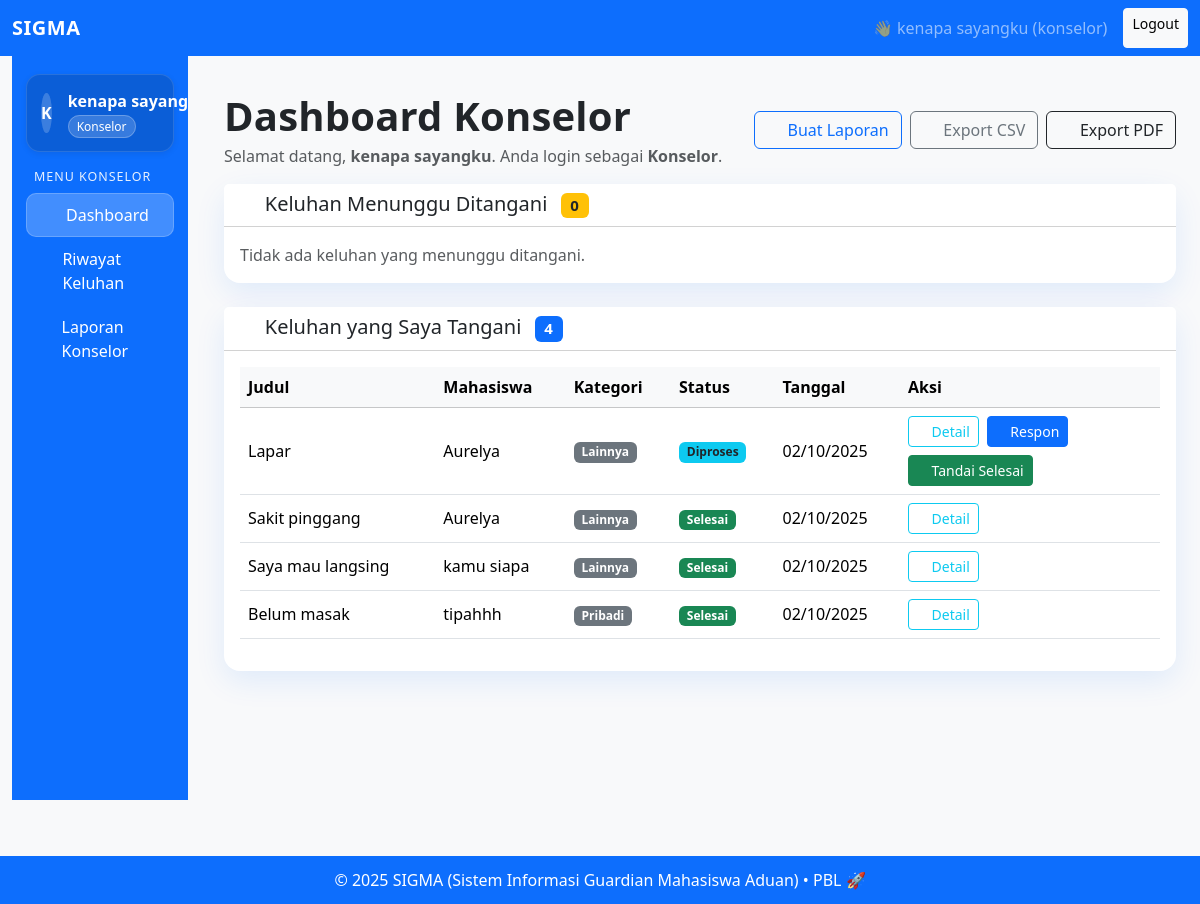
Screenshot of /dashboard_konselor (signed in) with the database file from the repository.
### app.py (models this page shows, shortened)
class User(db.Model):
    id = db.Column(db.Integer, primary_key=True)
    username = db.Column(db.String(150), unique=True, nullable=False)   # pola sesuai peran
    password_hash = db.Column(db.String(200), nullable=False)
    role = db.Column(db.String(50), nullable=False)                     # mahasiswa | konselor | admin
    keluhan = db.relationship("Keluhan", backref="mahasiswa", foreign_keys="Keluhan.mahasiswa_id")
    tangani = db.relationship("Keluhan", backref="konselor", foreign_keys="Keluhan.konselor_id")
    respon = db.relationship("Respon", backref="konselor", lazy=True)

class Keluhan(db.Model):
    id = db.Column(db.Integer, primary_key=True)
    judul = db.Column(db.String(200), nullable=False)
    kategori = db.Column(db.String(100), nullable=False)
    deskripsi = db.Column(HybridEncryptedText, nullable=False)
    status = db.Column(db.String(50), default="Menunggu")
    tanggal_dibuat = db.Column(db.DateTime, default=datetime.utcnow)
    tanggal_direspon = db.Column(db.DateTime)
    mahasiswa_id = db.Column(db.Integer, db.ForeignKey("user.id"), nullable=False)
    konselor_id = db.Column(db.Integer, db.ForeignKey("user.id"))
    respon = db.relationship("Respon", backref="keluhan", lazy=True, order_by="Respon.tanggal_respon.asc()")

### app.py (the view)
@app.route("/dashboard_konselor")
def dashboard_konselor():
    if "user_id" not in session or session.get("role") != "konselor":
        return redirect(url_for("login"))
    konselor = User.query.get(session["user_id"])
    keluhan_menunggu = (Keluhan.query
                        .filter_by(status="Menunggu")
                        .order_by(Keluhan.tanggal_dibuat.desc())
                        .all())
    keluhan_saya = (Keluhan.query
                    .filter(Keluhan.konselor_id == konselor.id)
                    .order_by(Keluhan.tanggal_dibuat.desc())
                    .all())
    return render_template("dashboard_konselor.html",
        konselor=konselor,
        keluhan_menunggu=keluhan_menunggu,
        keluhan_saya=keluhan_saya
    )

### app.py (called while the page is built, shortened)
def _decrypt_value(db_value: str) -> str:
    if db_value is None:
        return None
    if not ENCRYPTION_OK:
        try:
            blob = json.loads(db_value)
            if isinstance(blob, dict) and "ct" in blob and "wk" in blob:
                return "[data terenkripsi]"
        except Exception:
            pass
        return db_value

@app.before_request
def load_current_user():
    g.current_user = None
    if "user_id" in session:
        g.current_user = User.query.get(session["user_id"])

@app.context_processor
def inject_user():
    return dict(current_user=g.current_user, csrf_token=generate_csrf)

    def process_result_value(self, value, dialect):
        return _decrypt_value(value)

### templates/dashboard_konselor.html (shortened to what this page needs)
{% extends "base.html" %}
{% block content %}
<div class="container mt-3">
  <div class="d-flex flex-column flex-md-row align-items-md-center justify-content-between mb-3 gap-2">
    <div>
      <h1 class="section-title mb-1">Dashboard Konselor</h1>
      <div class="text-muted">
        Selamat datang, <strong>{{ (konselor.username if konselor else '-')|e }}</strong>. Anda login sebagai <strong>Konselor</strong>.
      </div>
    </div>
    <div class="d-flex gap-2">
      <a href="{{ url_for('laporan_konselor') }}" class="btn btn-outline-primary">
        <i class="fa-solid fa-file-lines me-1"></i> Buat Laporan
      </a>
      <a href="{{ url_for('laporan_konselor_export') }}" class="btn btn-outline-secondary">
        <i class="fa-solid fa-file-csv me-1"></i> Export CSV
      </a>
      <a href="{{ url_for('laporan_konselor_pdf') }}" class="btn btn-outline-dark">
        <i class="fa-regular fa-file-pdf me-1"></i> Export PDF
      </a>
    </div>
  </div>
  <div class="card card-elev mb-4">
    <div class="card-header bg-white">
      <h5 class="mb-0">
        <i class="fa-solid fa-clock me-1"></i>
        Keluhan Menunggu Ditangani
        <span class="badge bg-warning text-dark ms-2">{{ keluhan_menunggu|length if keluhan_menunggu else 0 }}</span>
      </h5>
    </div>
    <div class="card-body">
      {% if keluhan_menunggu %}
        <div class="row">
          {% for kel in keluhan_menunggu %}
            <div class="col-md-6 mb-3">
              <div class="card card-warn h-100">
                <div class="card-header d-flex justify-content-between align-items-center bg-white">
                  <h6 class="mb-0 text-truncate" title="{{ kel.judul|e }}">{{ kel.judul|e }}</h6>
                  <span class="k-chip bg-warning-subtle border text-dark">{{ (kel.kategori or '-')|e }}</span>
                </div>
                <div class="card-body">
                  <p class="mb-1"><strong>Mahasiswa:</strong> {{ (kel.mahasiswa.username if kel.mahasiswa else '-')|e }}</p>
                  <p class="mb-2">
                    <strong>Tanggal:</strong>
                    {% if kel.tanggal_dibuat %}{{ kel.tanggal_dibuat.strftime('%d %B %Y, %H:%M') }}{% else %}-{% endif %}
                  </p>
                  <p class="text-secondary small mb-3">
                    {{ (kel.deskripsi or '')[:120]|e }}{% if kel.deskripsi and kel.deskripsi|length > 120 %}...{% endif %}
                  </p>
                  <div class="d-flex gap-2">
                    <a href="{{ url_for('detail_keluhan', keluhan_id=kel.id) }}" class="btn btn-sm btn-outline-info">
                      <i class="fa-solid fa-eye"></i> Detail
                    </a>
                    <form method="POST" action="{{ url_for('tangani_keluhan', keluhan_id=kel.id) }}" class="d-inline">
                      <input type="hidden" name="csrf_token" value="{{ csrf_token() }}">
                      <button type="submit" class="btn btn-sm btn-primary">
                        <i class="fa-solid fa-hand"></i> Tangani
                      </button>
                    </form>
                  </div>
                </div>
              </div>
            </div>
          {% endfor %}
        </div>
      {% else %}
        <p class="text-muted mb-0">Tidak ada keluhan yang menunggu ditangani.</p>
      {% endif %}
    </div>
  </div>
  <div class="card card-elev">
    <div class="card-header bg-white">
      <h5 class="mb-0">
        <i class="fa-solid fa-briefcase me-1"></i>
        Keluhan yang Saya Tangani
        <span class="badge bg-primary ms-2">{{ keluhan_saya|length if keluhan_saya else 0 }}</span>
      </h5>
    </div>
    <div class="card-body">
      {% if keluhan_saya %}
        <div class="table-responsive">
          <table class="table align-middle">
            <thead class="table-light">
              <tr>
                <th>Judul</th>
                <th>Mahasiswa</th>
                <th>Kategori</th>
                <th>Status</th>
                <th>Tanggal</th>
                <th style="width: 260px;">Aksi</th>
              </tr>
            </thead>
            <tbody>
              {% for kel in keluhan_saya %}
                <tr>
                  <td class="text-truncate" style="max-width: 260px;" title="{{ kel.judul|e }}">{{ kel.judul|e }}</td>
                  <td>{{ (kel.mahasiswa.username if kel.mahasiswa else '-')|e }}</td>
                  <td><span class="badge bg-secondary">{{ (kel.kategori or '-')|e }}</span></td>
                  <td>
                    {% if kel.status == 'Diproses' %}
                      <span class="badge bg-info text-dark">Diproses</span>
                    {% elif kel.status == 'Selesai' %}
                      <span class="badge bg-success">Selesai</span>
                    {% else %}
                      <span class="badge bg-warning text-dark">Menunggu</span>
                    {% endif %}
                  </td>
                  <td>{% if kel.tanggal_dibuat %}{{ kel.tanggal_dibuat.strftime('%d/%m/%Y') }}{% else %}-{% endif %}</td>
                  <td>
                    <div class="d-flex flex-wrap gap-2">
                      <a href="{{ url_for('detail_keluhan', keluhan_id=kel.id) }}" class="btn btn-sm btn-outline-info">
                        <i class="fa-solid fa-eye"></i> Detail
                      </a>
                      {% if kel.status == 'Diproses' %}
                        <a href="{{ url_for('respon_keluhan', keluhan_id=kel.id) }}" class="btn btn-sm btn-primary">
                          <i class="fa-solid fa-reply"></i> Respon
                        </a>
                        <form method="POST" action="{{ url_for('selesaikan_keluhan', keluhan_id=kel.id) }}" class="d-inline js-confirm-form">
                          <button type="submit" class="btn btn-sm btn-success">
                            <i class="fa-solid fa-check"></i> Tandai Selesai
                          </button>
                        </form>
                      {% endif %}
                    </div>
                  </td>
                </tr>
              {% endfor %}
            </tbody>
          </table>
        </div>
      {% else %}
        <p class="text-muted mb-0">Anda belum menangani keluhan apapun.</p>
      {% endif %}
    </div>
  </div>
</div>
{% endblock %}

### templates/base.html (shortened to what this page needs)
<!DOCTYPE html>
<html lang="id">
<head>
  <link href="https://cdn.jsdelivr.net/npm/bootstrap@5.3.2/dist/css/bootstrap.min.css" rel="stylesheet">
  <link href="https://cdnjs.cloudflare.com/ajax/libs/font-awesome/6.5.0/css/all.min.css" rel="stylesheet"/>
</head>
<body>
  <nav class="navbar navbar-expand-lg navbar-dark bg-primary">
    <div class="container-fluid">
      <a class="navbar-brand fw-bold" href="{{ url_for('index') }}">SIGMA</a>
      <div class="d-flex ms-auto">
        {% if current_user %}
          <span class="navbar-text me-3">👋 {{ current_user.username }} ({{ current_user.role }})</span>
          <a class="btn btn-light btn-sm" href="{{ url_for('logout') }}">Logout</a>
        {% else %}
          <a class="btn btn-outline-light btn-sm me-2" href="{{ url_for('login') }}">Login</a>
          <a class="btn btn-warning btn-sm" href="{{ url_for('register') }}">Register</a>
        {% endif %}
      </div>
    </div>
  </nav>
  <div class="container-fluid app-layout">
    <div class="row">
      {% if current_user and current_user.role in ['admin','konselor','mahasiswa'] %}
      <aside class="col-lg-2 col-md-3">
        <div id="sidebarCollapse" class="sidebar collapse d-lg-block">
          <div class="profile-card d-flex align-items-center gap-3">
            <div class="avatar-circle" aria-hidden="true">
              {{ (current_user.username[0]|upper) if current_user and current_user.username else 'U' }}
            </div>
            <div class="flex-grow-1">
              <div class="fw-semibold text-truncate">{{ current_user.username }}</div>
              <span class="role-badge text-capitalize">{{ current_user.role }}</span>
            </div>
          </div>
          {% if current_user.role == 'admin' %}
            <h6>Menu Admin</h6>
            <nav class="nav nav-vertical flex-column">
              <a class="nav-link {% if request.endpoint == 'dashboard_admin' %}active{% endif %}" href="{{ url_for('dashboard_admin') }}">
                <i class="fa-solid fa-gauge-high" aria-hidden="true"></i> Dashboard
              </a>
              <a class="nav-link {% if request.endpoint == 'kelola_user' %}active{% endif %}" href="{{ url_for('kelola_user') }}">
                <i class="fa-solid fa-users-gear" aria-hidden="true"></i> Kelola User
              </a>
              <a class="nav-link {% if request.endpoint == 'laporan_sistem' %}active{% endif %}" href="{{ url_for('laporan_sistem') }}">
                <i class="fa-solid fa-clipboard-list" aria-hidden="true"></i> Rekap Keluhan
              </a>
            </nav>
          {% elif current_user.role == 'konselor' %}
            <h6>Menu Konselor</h6>
            <nav class="nav nav-vertical flex-column">
              <a class="nav-link {% if request.endpoint == 'dashboard_konselor' %}active{% endif %}" href="{{ url_for('dashboard_konselor') }}">
                <i class="fa-solid fa-briefcase" aria-hidden="true"></i> Dashboard
              </a>
              <a class="nav-link {% if request.endpoint == 'riwayat_keluhan_konselor' %}active{% endif %}" href="{{ url_for('riwayat_keluhan_konselor') }}">
                <i class="fa-solid fa-clock-rotate-left" aria-hidden="true"></i> Riwayat Keluhan
              </a>
              <a class="nav-link " href="{{ url_for('laporan_konselor') }}">
                <i class="fa-solid fa-file-lines" aria-hidden="true"></i> Laporan Konselor
              </a>
            </nav>
          {% endif %}
        </div>
      </aside>
      {% endif %}
      <main class="{% if current_user and current_user.role in ['admin','konselor','mahasiswa'] %}col-lg-10 col-md-9{% else %}col-12{% endif %}">
        {% block content %}{% endblock %}
      </main>
    </div>
  </div>
  <footer>
    <p class="mb-0">&copy; 2025 SIGMA (Sistem Informasi Guardian Mahasiswa Aduan) • PBL 🚀</p>
  </footer>
</body>
</html>

### templates/base.html (style rules this page uses)
:root { --primary:#0d6efd; --primary-2:#4dabf7; --bg-soft:#f8f9fa; --sidebar-bg: var(--primary); --sidebar-bg-dark: #0b5ed7; --sidebar-text: #ffffff; --sidebar-hover: rgba(255,255,255,.14); --sidebar-active: rgba(255,255,255,.22); --shadow-1: 0 10px 30px rgba(13,110,253,.08); --shadow-2: 0 24px 60px rgba(13,110,253,.12); --shadow-soft: 0 18px 50px rgba(0,0,0,.06); }
body { background: var(--bg-soft); }
.navbar-brand { letter-spacing:.5px; }
.app-layout { min-height: 100vh; }
.sidebar { background: var(--sidebar-bg); color: var(--sidebar-text); padding: 18px 14px; position: sticky; top: 0; height: calc(100vh - 56px); overflow-y: auto; }
.sidebar .profile-card { background: var(--sidebar-bg-dark); border: 1px solid rgba(255,255,255,.12); color: var(--sidebar-text); border-radius: 14px; padding: 14px; box-shadow: 0 2px 6px rgba(0,0,0,.08); }
.avatar-circle { width: 40px; height: 40px; border-radius: 50%; background: rgba(255,255,255,.2); display:flex; align-items:center; justify-content:center; font-weight: 700; color: #fff; }
.role-badge { background: rgba(255,255,255,.18); border:1px solid rgba(255,255,255,.25); color:#fff; padding:.15rem .5rem; border-radius: 999px; font-size:.75rem; }
.sidebar h6 { font-size:.78rem; text-transform: uppercase; letter-spacing:.08em; opacity:.9; margin: 18px 8px 8px; }
.nav-vertical .nav-link { color: var(--sidebar-text); display:flex; align-items:center; gap:10px; padding:10px 12px; border-radius:10px; transition: background .15s ease; font-weight:500; }
.nav-vertical .nav-link i { width: 18px; text-align:center; }
.nav-vertical .nav-link.active { background: var(--sidebar-active); box-shadow: inset 0 0 0 1px rgba(255,255,255,.2); }
main { padding: 20px; }
footer { background: var(--primary); color:#fff; text-align:center; padding:12px 0; }

### templates/dashboard_konselor.html (style rules this page uses)
.section-title { font-weight:700; letter-spacing:.2px }
.card-elev { border:0; border-radius:1rem; box-shadow:0 10px 30px rgba(13,110,253,.10) }

### rows the page displays
User: username "kenapa sayangku", role "konselor", username "K", username "kenapa…", role "Konselor"
Keluhan: judul "Lapar", kategori "Lainnya", status "Diproses", tanggal_dibuat "02/10/2025"
User: username "Aurelya"
Keluhan: judul "Sakit pinggang", kategori "Lainnya", status "Selesai", tanggal_dibuat "02/10/2025"
Keluhan: judul "Saya mau langsing", kategori "Lainnya", status "Selesai", tanggal_dibuat "02/10/2025"
User: username "kamu siapa"
Keluhan: judul "Belum masak", kategori "Pribadi", status "Selesai", tanggal_dibuat "02/10/2025"
User: username "tipahhh"

### other values shown
{{ keluhan_menunggu|length if keluhan_menunggu else 0 }} "0"
{{ keluhan_saya|length if keluhan_saya else 0 }} "4"
